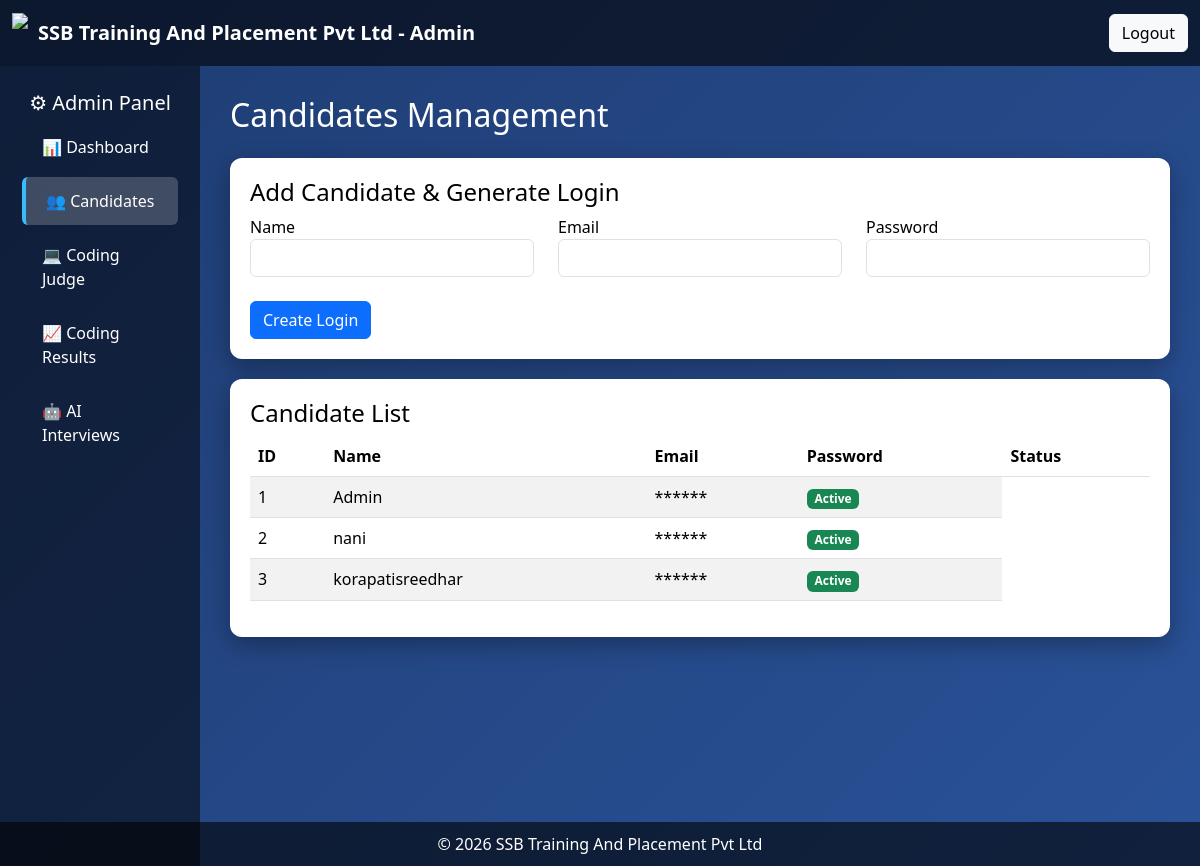
/admin_candidates, run on an earlier commit of the app's database.
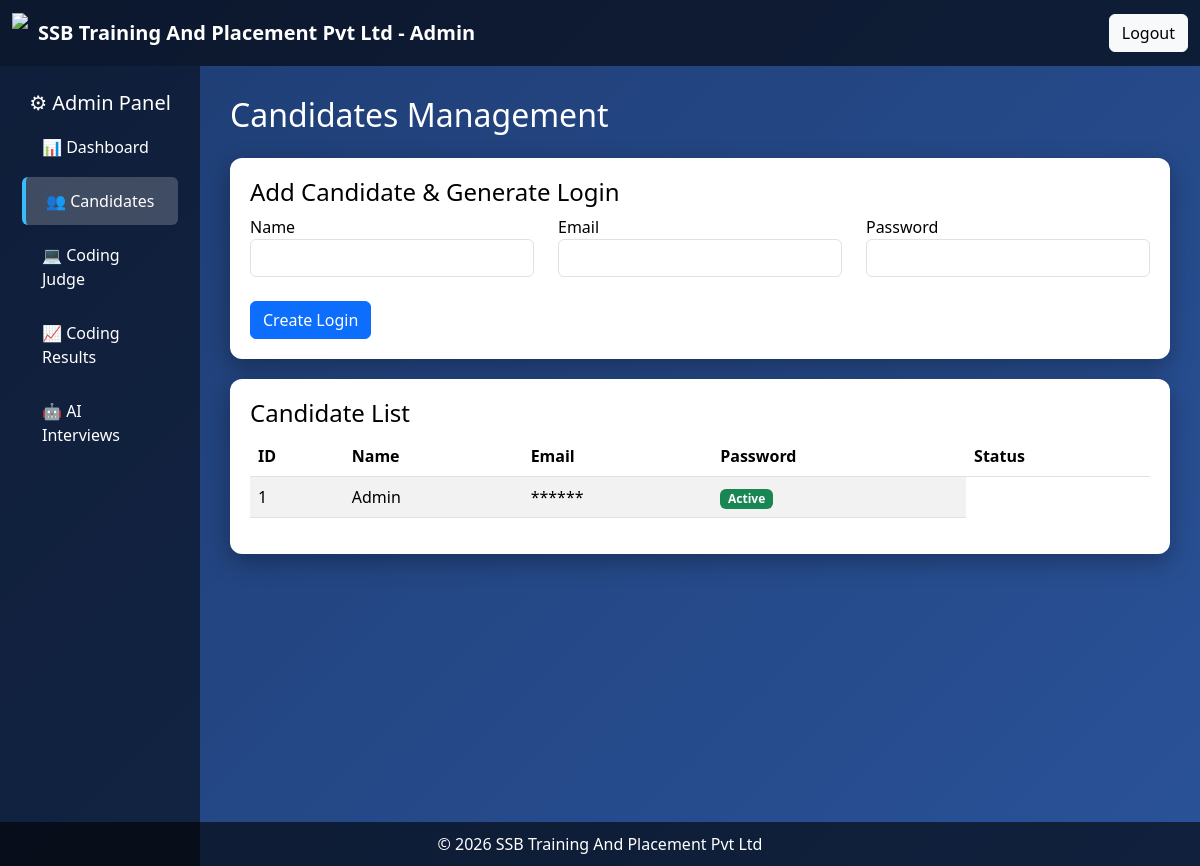
And on a later commit of the database.
### tables this page shows
CREATE TABLE users(
        id INTEGER PRIMARY KEY AUTOINCREMENT,
        name TEXT NOT NULL,
        email TEXT UNIQUE NOT NULL,
        password BLOB NOT NULL,
        role TEXT DEFAULT 'candidate'
    );

### app.py (the view)
@app.route("/admin_candidates")
def admin_candidates():
    conn = sqlite3.connect("database.db")
    cur = conn.cursor()
    cur.execute("SELECT id,name,email,role FROM users")
    candidates = cur.fetchall()
    conn.close()
    return render_template("admin_candidates.html", candidates=candidates)

### templates/admin_candidates.html (shortened to what this page needs)
<!DOCTYPE html>
<html lang="en">
<head>
<link href="https://cdn.jsdelivr.net/npm/bootstrap@5.3.2/dist/css/bootstrap.min.css" rel="stylesheet">
<link rel="stylesheet" href="https://cdnjs.cloudflare.com/ajax/libs/font-awesome/6.5.0/css/all.min.css">
</head>
<body>
<div id="particles-js"></div>
<nav class="navbar navbar-dark">
<div class="container-fluid">
<a class="navbar-brand d-flex align-items-center">
<img src="{{ url_for('static', filename='media/logo.jpeg') }}" class="logo">
<b>SSB Training And Placement Pvt Ltd - Admin</b>
</a>
<a href="/" class="btn btn-light">Logout</a>
</div>
</nav>
<div class="container-fluid">
<div class="row">
<div class="col-md-2 sidebar">
<h5 class="text-center">⚙ Admin Panel</h5>
<a href="/admin_dashboard">📊 Dashboard</a>
<a class="active" href="/admin_candidates">👥 Candidates</a>
<a href="/admin_coding_judge">💻 Coding Judge</a>
<a href="/admin_results">📈 Coding Results</a>
<a href="/admin_ai_interviews">🤖 AI Interviews</a>
</div>
<div class="col-md-10 main-area">
<h2 class="mb-4">Candidates Management</h2>
<div class="card-box">
<h4>Add Candidate & Generate Login</h4>
<div class="row">
<div class="col-md-4">
<label>Name</label>
<input id="name" class="form-control" required>
</div>
<div class="col-md-4">
<label>Email</label>
<input id="email" class="form-control" required>
</div>
<div class="col-md-4">
<label>Password</label>
<input id="password" type="password" class="form-control" autocomplete="off" required>
</div>
</div>
<br>
<button class="btn btn-primary" onclick="addCandidate()">Create Login</button>
</div>
<div class="card-box">
<h4>Candidate List</h4>
<table class="table table-striped">
<thead>
<tr>
<th>ID</th>
<th>Name</th>
<th>Email</th>
<th>Password</th>
<th>Status</th>
</tr>
</thead>
<tbody>
{% for c in candidates %}
<tr>
<td>{{ c[0] }}</td>
<td>{{ c[1] }}</td>
<td>******</td>
<td><span class="badge bg-success">Active</span></td>
</tr>
{% endfor %}
</tbody>
</table>
</div>
</div>
</div>
</div>
<footer class="footer">
© 2026 SSB Training And Placement Pvt Ltd
</footer>
</body>
</html>

What changed in the data, as far as the page shows it:
removed users: id "2", name "nani"
removed users: id "3", name "korapatisreedhar"
